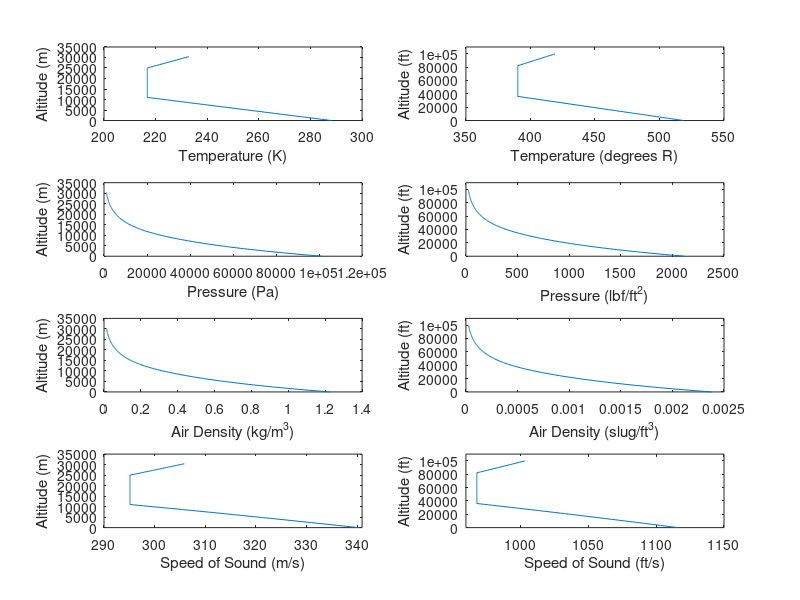

Write MATLAB code to recreate this figure.
% Rohrlich, Noah
% HW1 Matlab Assignment due Tuesday January 27 2015
%
% Recreate the standard atmosphere as in appendix B of Anderson, and
% calculate the speed of sound at each altitude (equation for speed of 
% sound can be found in Anderson, p.176).
%
% Produce correctly labeled plots for:
% - altitude vs temperature
% - altitude vs pressue
% - altitude vs density
% - altitude vs the speed of sound
% 
% Altitudes are geometric and must go from Sea Level (0 ft, 0 m) up to 100,000 ft
% or 30480 m.
% 
% Data must be shown in SI and English Engineering units.

%--CONSTANTS
g = 9.81;                    % Acceleration due to gravity in m/s^2

R = 287;                     % Gas constant for dry air in J/(kg 8 K)

r_e = 6.3781e6;              % Equatorial radius of Earth in m

alt = 0:200:30500;           % Geometric altitudes in increments of 200 m

GAMMA = 1.4;                 % Isentropic expansion factor

%--CALCULATIONS

% Geopotential altitudes in m
gpt_alt = (r_e ./ (r_e + alt)) .* alt;

% Create vectors for pressure, density, temperature, and speed of sound
pres = zeros(length(gpt_alt), 1);

dens = zeros(length(gpt_alt), 1);

temp = zeros(length(gpt_alt), 1);

speed = zeros(length(gpt_alt), 1);

% Sea level pressure, density, and temperature
pres(1) = 1.01325e5;                        % N/m^2

dens(1) = 1.2250;                           % kg/m^3

temp(1) = 288.16;                           % K

speed(1) = sqrt(GAMMA * R * temp(1));       % m/s

% Fill in rest of arrays using formulas from Anderson 3.4 (see attached write-up)
for y = 2:length(gpt_alt)
    % Check temperature lapse rate
    h = gpt_alt(y);
    a = 0;
    if and(h >= 0, h < 11000)
        a = -6.5e-3;
    else if and(h >= 25000, h < 47000)
        a = 3e-3;
        end
    end
    
    % Get change in altitude
    del_h = gpt_alt(y) - gpt_alt(y-1);
    % Calculate temperature at h
    temp(y) = temp(y-1) + a*(del_h);
    
    % Calculate change rate for pressure and density
    rate = exp(-g * del_h / (R * temp(y)));
    
    % Calculate pressure at h
    pres(y) = pres(y-1) * rate;
    % Calculate density at h
    dens(y) = dens(y-1) * rate;
    % Calculate speed of sound at h
    speed(y) = sqrt(GAMMA * R * temp(y));
end

% Convert data into engineering units
alt_ee = alt * 3.28;        % Altitude in ft
temp_ee = temp * 1.8;       % Temperature in Rankine
pres_ee = pres * 0.0209;    % Pressure in lb/ft^2
dens_ee = dens * 0.00194;   % Density in slug/ft^3
speed_ee = speed * 3.28;    % Speed in ft/s

%--OUTPUTS
% Temperature vs Altitude in SI Units
subplot(4, 2, 1)
plot(temp, alt)
xlabel('Temperature (K)')
ylabel('Altitude (m)')
axis([200 300 0 35000])

% Temperature vs Altitude in Engineering Units
subplot(4, 2, 2)
plot(temp_ee, alt_ee)
xlabel('Temperature (degrees R)')
ylabel('Altitude (ft)')
axis([350 550 0 110000])

% Pressure vs Altitude in SI Units
subplot(4, 2, 3)
plot(pres, alt)
xlabel('Pressure (Pa)')
ylabel('Altitude (m)')

% Pressure vs Altitude in Engineering Units
subplot(4, 2, 4)
plot(pres_ee, alt_ee)
xlabel('Pressure (lbf/ft^2)')
ylabel('Altitude (ft)')
axis([0 2500 0 110000])

% Density vs Altitude in SI Units
subplot(4, 2, 5)
plot(dens, alt)
xlabel('Air Density (kg/m^3)')
ylabel('Altitude (m)')

% Density vs Altitude in Engineering Units
subplot(4, 2, 6)
plot(dens_ee, alt_ee)
xlabel('Air Density (slug/ft^3)')
ylabel('Altitude (ft)')
axis([0 2.5e-3 0 110000])

% Speed of sound vs Altitude in SI Units
subplot(4, 2, 7)
plot(speed, alt)
xlabel('Speed of Sound (m/s)')
ylabel('Altitude (m)')
axis([290 341 0 35000])

% Speed of sound vs Altitude in Engineering Units
subplot(4, 2, 8)
plot(speed_ee, alt_ee)
xlabel('Speed of Sound (ft/s)')
ylabel('Altitude (ft)')
axis([960 1150 0 110000])
